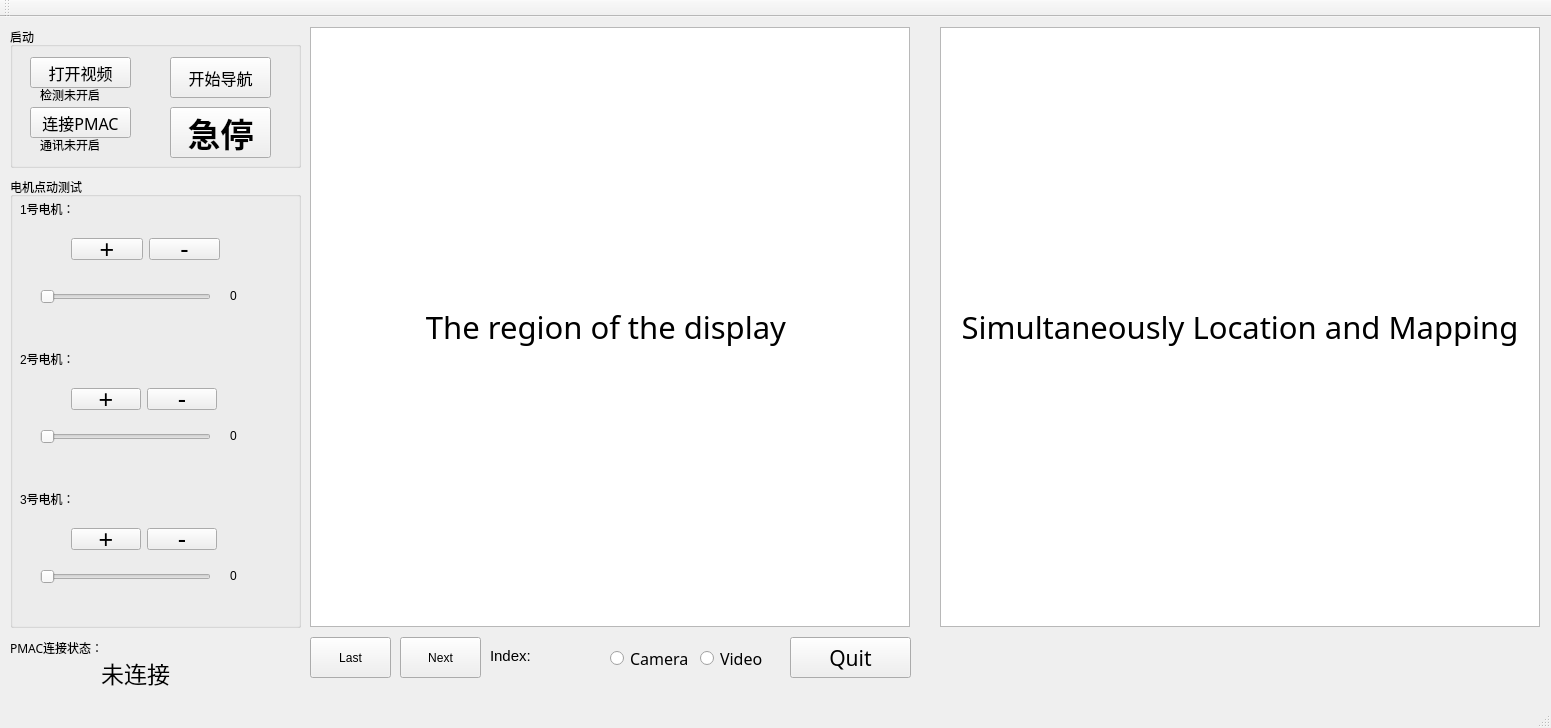
<?xml version="1.0" encoding="UTF-8"?>
<ui version="4.0">
 <class>MainWindow</class>
 <widget class="QMainWindow" name="MainWindow">
  <property name="geometry">
   <rect>
    <x>0</x>
    <y>0</y>
    <width>1551</width>
    <height>728</height>
   </rect>
  </property>
  <property name="windowTitle">
   <string>MainWindow</string>
  </property>
  <property name="windowIcon">
   <iconset resource="image.qrc">
    <normaloff>:/12.jpg</normaloff>:/12.jpg</iconset>
  </property>
  <property name="windowOpacity">
   <double>1.000000000000000</double>
  </property>
  <property name="iconSize">
   <size>
    <width>24</width>
    <height>24</height>
   </size>
  </property>
  <widget class="QWidget" name="centralWidget">
   <widget class="QGroupBox" name="groupBox">
    <property name="geometry">
     <rect>
      <x>10</x>
      <y>10</y>
      <width>291</width>
      <height>141</height>
     </rect>
    </property>
    <property name="title">
     <string>启动</string>
    </property>
    <widget class="QPushButton" name="pushButton">
     <property name="geometry">
      <rect>
       <x>20</x>
       <y>30</y>
       <width>101</width>
       <height>31</height>
      </rect>
     </property>
     <property name="font">
      <font>
       <family>华文楷体</family>
       <pointsize>12</pointsize>
       <weight>50</weight>
       <bold>false</bold>
      </font>
     </property>
     <property name="text">
      <string>打开视频</string>
     </property>
    </widget>
    <widget class="QPushButton" name="pushButton_2">
     <property name="geometry">
      <rect>
       <x>20</x>
       <y>80</y>
       <width>101</width>
       <height>31</height>
      </rect>
     </property>
     <property name="font">
      <font>
       <family>华文楷体</family>
       <pointsize>12</pointsize>
       <weight>50</weight>
       <bold>false</bold>
      </font>
     </property>
     <property name="text">
      <string>连接PMAC</string>
     </property>
    </widget>
    <widget class="QPushButton" name="pushButton_5">
     <property name="geometry">
      <rect>
       <x>160</x>
       <y>80</y>
       <width>101</width>
       <height>51</height>
      </rect>
     </property>
     <property name="font">
      <font>
       <family>黑体</family>
       <pointsize>25</pointsize>
       <weight>75</weight>
       <bold>true</bold>
      </font>
     </property>
     <property name="text">
      <string>急停</string>
     </property>
    </widget>
    <widget class="QPushButton" name="pushButton_11">
     <property name="geometry">
      <rect>
       <x>160</x>
       <y>30</y>
       <width>101</width>
       <height>41</height>
      </rect>
     </property>
     <property name="font">
      <font>
       <family>新宋体</family>
       <pointsize>12</pointsize>
       <weight>50</weight>
       <bold>false</bold>
      </font>
     </property>
     <property name="text">
      <string>开始导航</string>
     </property>
    </widget>
    <widget class="QLabel" name="label_5">
     <property name="geometry">
      <rect>
       <x>30</x>
       <y>60</y>
       <width>101</width>
       <height>16</height>
      </rect>
     </property>
     <property name="text">
      <string>检测未开启</string>
     </property>
    </widget>
    <widget class="QLabel" name="label_7">
     <property name="geometry">
      <rect>
       <x>30</x>
       <y>110</y>
       <width>101</width>
       <height>16</height>
      </rect>
     </property>
     <property name="text">
      <string>通讯未开启</string>
     </property>
    </widget>
   </widget>
   <widget class="QGroupBox" name="groupBox_3">
    <property name="geometry">
     <rect>
      <x>10</x>
      <y>160</y>
      <width>291</width>
      <height>451</height>
     </rect>
    </property>
    <property name="title">
     <string>电机点动测试</string>
    </property>
    <widget class="QLabel" name="label_2">
     <property name="geometry">
      <rect>
       <x>10</x>
       <y>22</y>
       <width>54</width>
       <height>20</height>
      </rect>
     </property>
     <property name="text">
      <string>1号电机：</string>
     </property>
    </widget>
    <widget class="QLabel" name="label_3">
     <property name="geometry">
      <rect>
       <x>10</x>
       <y>172</y>
       <width>54</width>
       <height>20</height>
      </rect>
     </property>
     <property name="text">
      <string>2号电机：</string>
     </property>
    </widget>
    <widget class="QLabel" name="label_4">
     <property name="geometry">
      <rect>
       <x>10</x>
       <y>311</y>
       <width>54</width>
       <height>21</height>
      </rect>
     </property>
     <property name="text">
      <string>3号电机：</string>
     </property>
    </widget>
    <widget class="QSlider" name="horizontalSlider">
     <property name="geometry">
      <rect>
       <x>30</x>
       <y>110</y>
       <width>171</width>
       <height>20</height>
      </rect>
     </property>
     <property name="orientation">
      <enum>Qt::Horizontal</enum>
     </property>
    </widget>
    <widget class="QSlider" name="horizontalSlider_2">
     <property name="geometry">
      <rect>
       <x>30</x>
       <y>250</y>
       <width>171</width>
       <height>20</height>
      </rect>
     </property>
     <property name="orientation">
      <enum>Qt::Horizontal</enum>
     </property>
    </widget>
    <widget class="QSlider" name="horizontalSlider_3">
     <property name="geometry">
      <rect>
       <x>30</x>
       <y>390</y>
       <width>171</width>
       <height>20</height>
      </rect>
     </property>
     <property name="orientation">
      <enum>Qt::Horizontal</enum>
     </property>
    </widget>
    <widget class="QLabel" name="label_13">
     <property name="geometry">
      <rect>
       <x>220</x>
       <y>110</y>
       <width>61</width>
       <height>17</height>
      </rect>
     </property>
     <property name="text">
      <string>0</string>
     </property>
    </widget>
    <widget class="QLabel" name="label_14">
     <property name="geometry">
      <rect>
       <x>220</x>
       <y>250</y>
       <width>61</width>
       <height>17</height>
      </rect>
     </property>
     <property name="text">
      <string>0</string>
     </property>
    </widget>
    <widget class="QLabel" name="label_15">
     <property name="geometry">
      <rect>
       <x>220</x>
       <y>390</y>
       <width>61</width>
       <height>17</height>
      </rect>
     </property>
     <property name="text">
      <string>0</string>
     </property>
    </widget>
    <widget class="QWidget" name="layoutWidget">
     <property name="geometry">
      <rect>
       <x>50</x>
       <y>340</y>
       <width>168</width>
       <height>44</height>
      </rect>
     </property>
     <layout class="QHBoxLayout" name="horizontalLayout">
      <item>
       <widget class="QPushButton" name="pushButton_8">
        <property name="font">
         <font>
          <pointsize>19</pointsize>
         </font>
        </property>
        <property name="text">
         <string>+</string>
        </property>
       </widget>
      </item>
      <item>
       <widget class="QPushButton" name="pushButton_16">
        <property name="font">
         <font>
          <pointsize>19</pointsize>
         </font>
        </property>
        <property name="text">
         <string>-</string>
        </property>
       </widget>
      </item>
     </layout>
    </widget>
    <widget class="QWidget" name="layoutWidget">
     <property name="geometry">
      <rect>
       <x>50</x>
       <y>200</y>
       <width>168</width>
       <height>44</height>
      </rect>
     </property>
     <layout class="QHBoxLayout" name="horizontalLayout_2">
      <item>
       <widget class="QPushButton" name="pushButton_7">
        <property name="font">
         <font>
          <pointsize>19</pointsize>
         </font>
        </property>
        <property name="text">
         <string>+</string>
        </property>
       </widget>
      </item>
      <item>
       <widget class="QPushButton" name="pushButton_9">
        <property name="font">
         <font>
          <pointsize>19</pointsize>
         </font>
        </property>
        <property name="text">
         <string>-</string>
        </property>
       </widget>
      </item>
     </layout>
    </widget>
    <widget class="QWidget" name="layoutWidget">
     <property name="geometry">
      <rect>
       <x>50</x>
       <y>50</y>
       <width>171</width>
       <height>44</height>
      </rect>
     </property>
     <layout class="QHBoxLayout" name="horizontalLayout_3">
      <item>
       <widget class="QPushButton" name="pushButton_6">
        <property name="font">
         <font>
          <pointsize>19</pointsize>
         </font>
        </property>
        <property name="text">
         <string>+</string>
        </property>
       </widget>
      </item>
      <item>
       <widget class="QPushButton" name="pushButton_10">
        <property name="font">
         <font>
          <pointsize>19</pointsize>
         </font>
        </property>
        <property name="text">
         <string>-</string>
        </property>
       </widget>
      </item>
     </layout>
    </widget>
    <zorder>layoutWidget</zorder>
    <zorder>layoutWidget</zorder>
    <zorder>layoutWidget</zorder>
    <zorder>label_2</zorder>
    <zorder>label_3</zorder>
    <zorder>label_4</zorder>
    <zorder>horizontalSlider</zorder>
    <zorder>horizontalSlider_2</zorder>
    <zorder>horizontalSlider_3</zorder>
    <zorder>label_13</zorder>
    <zorder>label_14</zorder>
    <zorder>label_15</zorder>
   </widget>
   <widget class="QLabel" name="label">
    <property name="geometry">
     <rect>
      <x>310</x>
      <y>10</y>
      <width>600</width>
      <height>600</height>
     </rect>
    </property>
    <property name="font">
     <font>
      <family>隶书</family>
      <pointsize>23</pointsize>
     </font>
    </property>
    <property name="cursor">
     <cursorShape>CrossCursor</cursorShape>
    </property>
    <property name="text">
     <string>The region of the display </string>
    </property>
    <property name="alignment">
     <set>Qt::AlignCenter</set>
    </property>
   </widget>
   <widget class="QGraphicsView" name="graphicsView">
    <property name="geometry">
     <rect>
      <x>310</x>
      <y>10</y>
      <width>600</width>
      <height>600</height>
     </rect>
    </property>
   </widget>
   <widget class="QLabel" name="label_6">
    <property name="geometry">
     <rect>
      <x>60</x>
      <y>640</y>
      <width>151</width>
      <height>31</height>
     </rect>
    </property>
    <property name="font">
     <font>
      <family>思源黑体 CN Regular</family>
      <pointsize>17</pointsize>
     </font>
    </property>
    <property name="text">
     <string>未连接</string>
    </property>
    <property name="alignment">
     <set>Qt::AlignCenter</set>
    </property>
   </widget>
   <widget class="QPushButton" name="pushButton_3">
    <property name="geometry">
     <rect>
      <x>790</x>
      <y>620</y>
      <width>121</width>
      <height>41</height>
     </rect>
    </property>
    <property name="font">
     <font>
      <family>黑体</family>
      <pointsize>16</pointsize>
     </font>
    </property>
    <property name="text">
     <string>Quit</string>
    </property>
   </widget>
   <widget class="QLabel" name="label_8">
    <property name="geometry">
     <rect>
      <x>10</x>
      <y>620</y>
      <width>101</width>
      <height>21</height>
     </rect>
    </property>
    <property name="font">
     <font>
      <family>新宋体</family>
      <pointsize>9</pointsize>
     </font>
    </property>
    <property name="text">
     <string>PMAC连接状态：</string>
    </property>
   </widget>
   <widget class="QGraphicsView" name="graphicsView_2">
    <property name="geometry">
     <rect>
      <x>940</x>
      <y>10</y>
      <width>600</width>
      <height>600</height>
     </rect>
    </property>
   </widget>
   <widget class="QLabel" name="label_9">
    <property name="geometry">
     <rect>
      <x>940</x>
      <y>10</y>
      <width>600</width>
      <height>600</height>
     </rect>
    </property>
    <property name="font">
     <font>
      <family>隶书</family>
      <pointsize>23</pointsize>
     </font>
    </property>
    <property name="cursor">
     <cursorShape>CrossCursor</cursorShape>
    </property>
    <property name="text">
     <string>Simultaneously Location and Mapping</string>
    </property>
    <property name="alignment">
     <set>Qt::AlignCenter</set>
    </property>
   </widget>
   <widget class="QPushButton" name="pushButton_Last">
    <property name="geometry">
     <rect>
      <x>310</x>
      <y>620</y>
      <width>81</width>
      <height>41</height>
     </rect>
    </property>
    <property name="text">
     <string>Last</string>
    </property>
   </widget>
   <widget class="QPushButton" name="pushButton_Next">
    <property name="geometry">
     <rect>
      <x>400</x>
      <y>620</y>
      <width>81</width>
      <height>41</height>
     </rect>
    </property>
    <property name="text">
     <string>Next</string>
    </property>
   </widget>
   <widget class="QRadioButton" name="radioButton">
    <property name="geometry">
     <rect>
      <x>610</x>
      <y>630</y>
      <width>93</width>
      <height>23</height>
     </rect>
    </property>
    <property name="font">
     <font>
      <family>Umpush</family>
      <pointsize>12</pointsize>
     </font>
    </property>
    <property name="text">
     <string>Camera</string>
    </property>
   </widget>
   <widget class="QRadioButton" name="radioButton_2">
    <property name="geometry">
     <rect>
      <x>700</x>
      <y>630</y>
      <width>93</width>
      <height>23</height>
     </rect>
    </property>
    <property name="font">
     <font>
      <family>Umpush</family>
      <pointsize>12</pointsize>
     </font>
    </property>
    <property name="text">
     <string>Video</string>
    </property>
   </widget>
   <widget class="QLabel" name="label_10">
    <property name="geometry">
     <rect>
      <x>490</x>
      <y>630</y>
      <width>81</width>
      <height>17</height>
     </rect>
    </property>
    <property name="font">
     <font>
      <pointsize>11</pointsize>
     </font>
    </property>
    <property name="text">
     <string>Index:</string>
    </property>
   </widget>
   <zorder>graphicsView</zorder>
   <zorder>label</zorder>
   <zorder>groupBox</zorder>
   <zorder>groupBox_3</zorder>
   <zorder>label_6</zorder>
   <zorder>pushButton_3</zorder>
   <zorder>label_8</zorder>
   <zorder>graphicsView_2</zorder>
   <zorder>label_9</zorder>
   <zorder>pushButton_Last</zorder>
   <zorder>pushButton_Next</zorder>
   <zorder>radioButton</zorder>
   <zorder>radioButton_2</zorder>
   <zorder>label_10</zorder>
  </widget>
  <widget class="QMenuBar" name="menuBar">
   <property name="geometry">
    <rect>
     <x>0</x>
     <y>0</y>
     <width>1551</width>
     <height>28</height>
    </rect>
   </property>
  </widget>
  <widget class="QToolBar" name="mainToolBar">
   <attribute name="toolBarArea">
    <enum>TopToolBarArea</enum>
   </attribute>
   <attribute name="toolBarBreak">
    <bool>false</bool>
   </attribute>
  </widget>
  <widget class="QStatusBar" name="statusBar"/>
 </widget>
 <layoutdefault spacing="6" margin="11"/>
 <resources>
  <include location="image.qrc"/>
 </resources>
 <connections/>
</ui>
